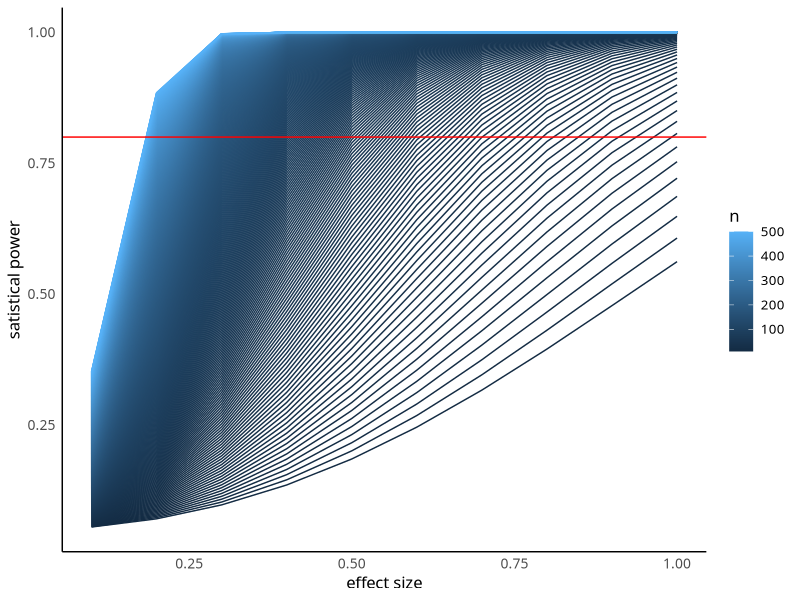

R code for this plot:
## ---- chunk 1
#| code-fold: false

#------------------------------------------------
# power analysis function
#------------------------------------------------

get_power <- function(n_size, d){
library(dplyr)
power <- pwr::pwr.t.test(n=n_size,d=d,sig.level=.05,alternative="two.sided") %>%
         purrr::pluck('power')

table <- data.frame(n = n_size, power = power, d = d)

return(table)
}


#------------------------------------------------
# generate data
#------------------------------------------------

table_n <- dplyr::bind_rows(
purrr::map_df(as.list(seq(from = 10, to = 500, by = 1)),~ get_power(n_size = ., d = .1), .id = 'index'),
purrr::map_df(as.list(seq(from = 10, to = 500, by = 1)),~ get_power(n_size = ., d = .2), .id = 'index'),
purrr::map_df(as.list(seq(from = 10, to = 500, by = 1)),~ get_power(n_size = ., d = .3), .id = 'index'),
purrr::map_df(as.list(seq(from = 10, to = 500, by = 1)),~ get_power(n_size = ., d = .4), .id = 'index'),
purrr::map_df(as.list(seq(from = 10, to = 500, by = 1)),~ get_power(n_size = ., d = .5), .id = 'index'),
purrr::map_df(as.list(seq(from = 10, to = 500, by = 1)),~ get_power(n_size = ., d = .6), .id = 'index'),
purrr::map_df(as.list(seq(from = 10, to = 500, by = 1)),~ get_power(n_size = ., d = .7), .id = 'index'),
purrr::map_df(as.list(seq(from = 10, to = 500, by = 1)),~ get_power(n_size = ., d = .8), .id = 'index'),
purrr::map_df(as.list(seq(from = 10, to = 500, by = 1)),~ get_power(n_size = ., d = .9), .id = 'index'),
purrr::map_df(as.list(seq(from = 10, to = 500, by = 1)),~ get_power(n_size = ., d = 1.00), .id = 'index')
)


#------------------------------------------------
# display plot
#------------------------------------------------

library(ggplot2)
ggplot(table_n, aes(d, power, group=n, colour=n)) + 
geom_line() +
geom_hline(yintercept = .80, lintype = 'dashed', color = 'red') +
theme_minimal() +
theme(
legend.position = 'right',
# legend.title = element_blank(),
text = element_text(size = 12, family = 'Avenir'),
panel.background = element_blank(),
panel.grid.minor.y = element_blank(),
panel.grid.major.y = element_blank(),
panel.grid.minor.x = element_blank(),
panel.grid.major.x = element_blank(),
axis.text.x =  element_text(colour = "grey30", size = 10),
axis.text.y =  element_text(colour = "grey30", size = 10),
axis.line = element_line(colour = "black")
) +
xlab('effect size') +
ylab('satistical power')
